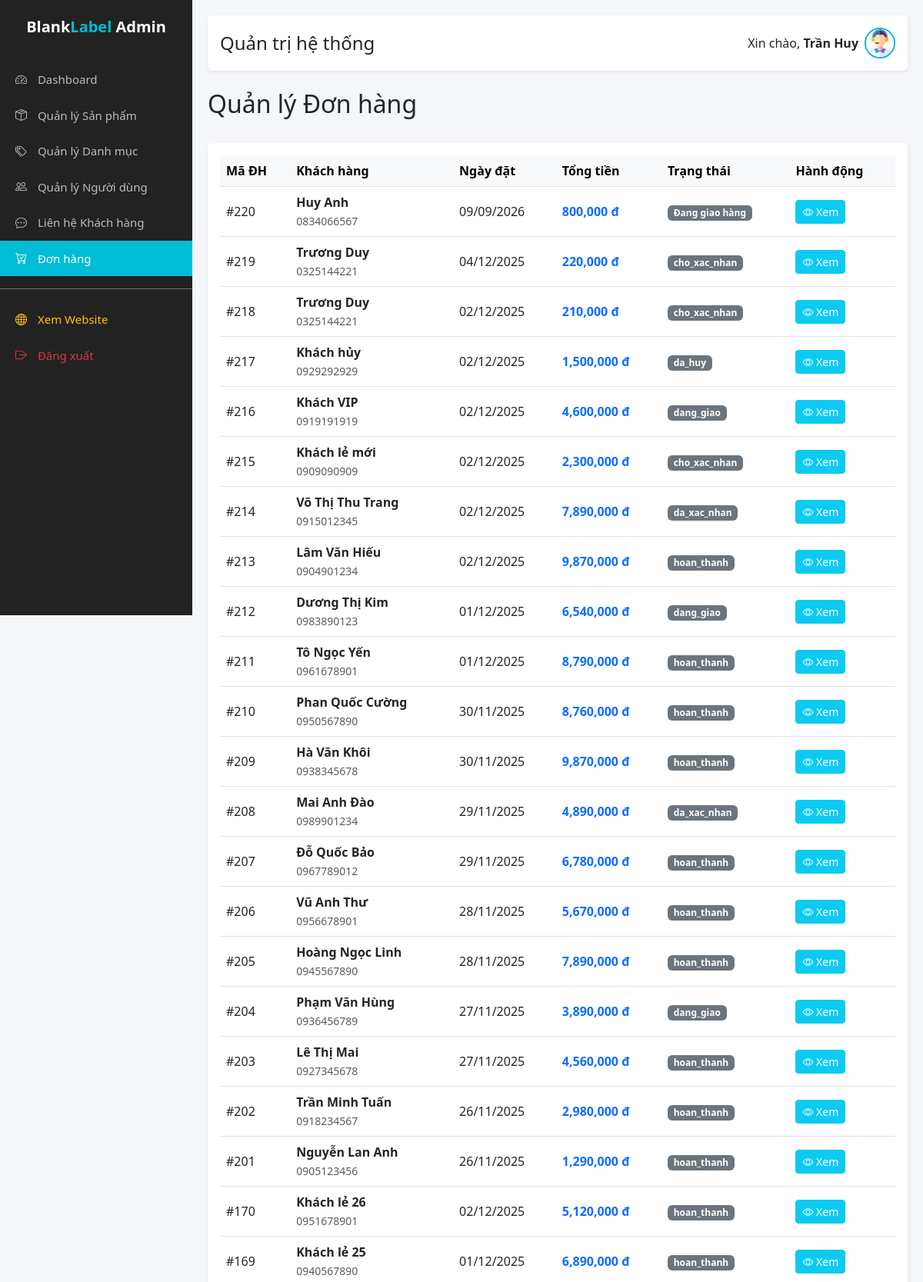
Screenshot of /admin/admin_orders.php (signed in, upper part) with the database file from the repository.
### tables this page shows
CREATE TABLE `don_hang` (
  `id_don_hang` int(11) NOT NULL,
  `id_khach_hang` int(11) NOT NULL,
  `ho_ten` varchar(100) NOT NULL,
  `dien_thoai` varchar(20) NOT NULL,
  `email` varchar(100) DEFAULT NULL,
  `dia_chi` text NOT NULL,
  `ghi_chu` text DEFAULT NULL,
  `phuong_thuc_thanh_toan` enum('cod','bank') DEFAULT 'cod',
  `tong_tien` decimal(15,2) NOT NULL,
  `trang_thai` varchar(50) DEFAULT 'cho_xac_nhan',
  `ngay_dat` datetime DEFAULT current_timestamp()
);

### admin/admin_orders.php (the view, shortened to what this page needs)
<?php include 'includes/header.php'; ?>
<div class="d-flex justify-content-between align-items-center mb-4">
    <h2>Quản lý Đơn hàng</h2>
</div>
<div class="card shadow-sm border-0">
    <div class="card-body">
        <div class="table-responsive">
            <table class="table table-hover align-middle">
                <thead class="table-light">
                    <tr>
                        <th>Mã ĐH</th>
                        <th>Khách hàng</th>
                        <th>Ngày đặt</th>
                        <th>Tổng tiền</th>
                        <th>Trạng thái</th>
                        <th>Hành động</th>
                    </tr>
                </thead>
                <tbody>
                    <?php
                    $sql = "SELECT * FROM don_hang ORDER BY id_don_hang DESC";
                    if ($conn->query($sql)) {
                        $result = $conn->query($sql);
                        if ($result->num_rows > 0) {
                            while ($row = $result->fetch_assoc()) {
                                $status_color = 'bg-secondary';
                                echo "<tr>";
                                echo "<td>#" . $row['id_don_hang'] . "</td>";
                                echo "<td>
                                        <strong>" . htmlspecialchars($row['ho_ten']) . "</strong><br>
                                        <small class='text-muted'>" . htmlspecialchars($row['dien_thoai']) . "</small>
                                    </td>";
                                echo "<td>" . date('d/m/Y', strtotime($row['ngay_dat'])) . "</td>";
                                echo "<td class='fw-bold text-primary'>" . number_format($row['tong_tien']) . " đ</td>";
                                echo "<td><span class='badge $status_color'>" . $row['trang_thai'] . "</span></td>";
                                echo "<td>
                                        <a href='admin_order_detail.php?id=" . $row['id_don_hang'] . "' class='btn btn-sm btn-info text-white'><i class='bi bi-eye'></i> Xem</a>
                                    </td>";
                                echo "</tr>";
                            }
                        } else {
                            echo "<tr><td colspan='6' class='text-center'>Chưa có đơn hàng nào</td></tr>";
                        }
                    } else {
                        echo "<tr><td colspan='6' class='text-center text-danger'>Lỗi: Chưa có bảng 'don_hang' trong CSDL</td></tr>";
                    }
                    ?>
                </tbody>
            </table>
        </div>
    </div>
</div>
<?php include 'includes/footer.php'; ?>

### admin/includes/header.php (style rules this page uses)
:root { --primary-color: #00bcd4; --dark-bg: #222; }
body { background-color: #f4f6f9; }

### rows the page displays
don_hang: id_don_hang "220", ho_ten "Huy Anh", dien_thoai "0834066567", ngay_dat "09/09/2026", tong_tien "800,000", trang_thai "Đang giao hàng"
don_hang: id_don_hang "219", ho_ten "Trương Duy", dien_thoai "0325144221", ngay_dat "04/12/2025", tong_tien "220,000", trang_thai "cho_xac_nhan"
don_hang: id_don_hang "218", ho_ten "Trương Duy", dien_thoai "0325144221", ngay_dat "02/12/2025", tong_tien "210,000", trang_thai "cho_xac_nhan"
don_hang: id_don_hang "217", ho_ten "Khách hủy", dien_thoai "0929292929", ngay_dat "02/12/2025", tong_tien "1,500,000", trang_thai "da_huy"
don_hang: id_don_hang "216", ho_ten "Khách VIP", dien_thoai "0919191919", ngay_dat "02/12/2025", tong_tien "4,600,000", trang_thai "dang_giao"
don_hang: id_don_hang "215", ho_ten "Khách lẻ mới", dien_thoai "0909090909", ngay_dat "02/12/2025", tong_tien "2,300,000", trang_thai "cho_xac_nhan"
don_hang: id_don_hang "214", ho_ten "Võ Thị Thu Trang", dien_thoai "0915012345", ngay_dat "02/12/2025", tong_tien "7,890,000", trang_thai "da_xac_nhan"
don_hang: id_don_hang "213", ho_ten "Lâm Văn Hiếu", dien_thoai "0904901234", ngay_dat "02/12/2025", tong_tien "9,870,000", trang_thai "hoan_thanh"
don_hang: id_don_hang "212", ho_ten "Dương Thị Kim", dien_thoai "0983890123", ngay_dat "01/12/2025", tong_tien "6,540,000", trang_thai "dang_giao"
don_hang: id_don_hang "211", ho_ten "Tô Ngọc Yến", dien_thoai "0961678901", ngay_dat "01/12/2025", tong_tien "8,790,000", trang_thai "hoan_thanh"
don_hang: id_don_hang "210", ho_ten "Phan Quốc Cường", dien_thoai "0950567890", ngay_dat "30/11/2025", tong_tien "8,760,000", trang_thai "hoan_thanh"
don_hang: id_don_hang "209", ho_ten "Hà Văn Khôi", dien_thoai "0938345678", ngay_dat "30/11/2025", tong_tien "9,870,000", trang_thai "hoan_thanh"
don_hang: id_don_hang "208", ho_ten "Mai Anh Đào", dien_thoai "0989901234", ngay_dat "29/11/2025", tong_tien "4,890,000", trang_thai "da_xac_nhan"
don_hang: id_don_hang "207", ho_ten "Đỗ Quốc Bảo", dien_thoai "0967789012", ngay_dat "29/11/2025", tong_tien "6,780,000", trang_thai "hoan_thanh"
don_hang: id_don_hang "206", ho_ten "Vũ Anh Thư", dien_thoai "0956678901", ngay_dat "28/11/2025", tong_tien "5,670,000", trang_thai "hoan_thanh"
don_hang: id_don_hang "205", ho_ten "Hoàng Ngọc Linh", dien_thoai "0945567890", ngay_dat "28/11/2025", tong_tien "7,890,000", trang_thai "hoan_thanh"
don_hang: id_don_hang "204", ho_ten "Phạm Văn Hùng", dien_thoai "0936456789", ngay_dat "27/11/2025", tong_tien "3,890,000", trang_thai "dang_giao"
don_hang: id_don_hang "203", ho_ten "Lê Thị Mai", dien_thoai "0927345678", ngay_dat "27/11/2025", tong_tien "4,560,000", trang_thai "hoan_thanh"
don_hang: id_don_hang "202", ho_ten "Trần Minh Tuấn", dien_thoai "0918234567", ngay_dat "26/11/2025", tong_tien "2,980,000", trang_thai "hoan_thanh"
don_hang: id_don_hang "201", ho_ten "Nguyễn Lan Anh", dien_thoai "0905123456", ngay_dat "26/11/2025", tong_tien "1,290,000", trang_thai "hoan_thanh"
don_hang: id_don_hang "170", ho_ten "Khách lẻ 26", dien_thoai "0951678901", ngay_dat "02/12/2025", tong_tien "5,120,000", trang_thai "hoan_thanh"
don_hang: id_don_hang "169", ho_ten "Khách lẻ 25", dien_thoai "0940567890", ngay_dat "01/12/2025", tong_tien "6,890,000", trang_thai "hoan_thanh"

### other values shown
$_SESSION['admin_name'] "Trần Huy"
